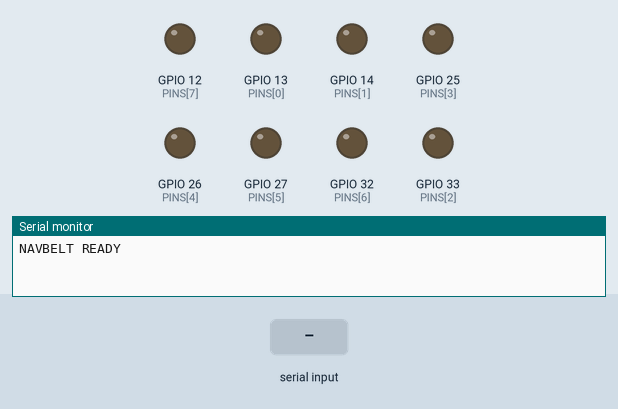
The sketch below on a simulated ESP32. On the bench: output pins drawn as LEDs (lit = HIGH), the last lines printed to the serial monitor. Dashed ring = blinking. The inputs (shaded band) are chosen by the test bench.

Above: at 1.2 s.
1.3 s: "TEST\n" received over Serial
At 1.5 s:
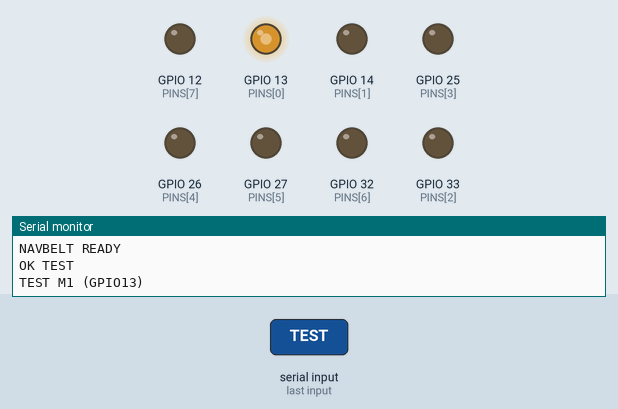
4.3 s: "ARRIVE\n" received over Serial
At 4.45 s:
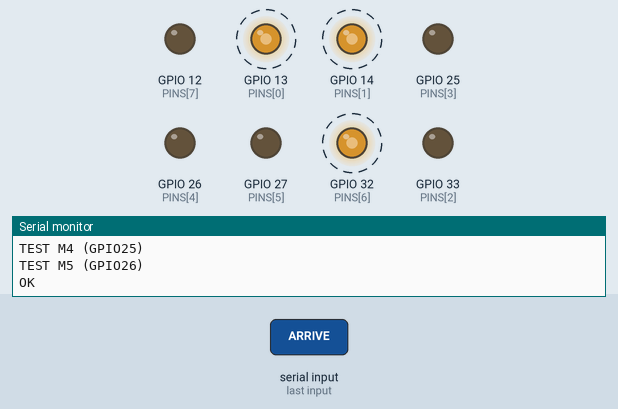
6.6 s: "SWEEP\n" received over Serial
At 8.7 s:
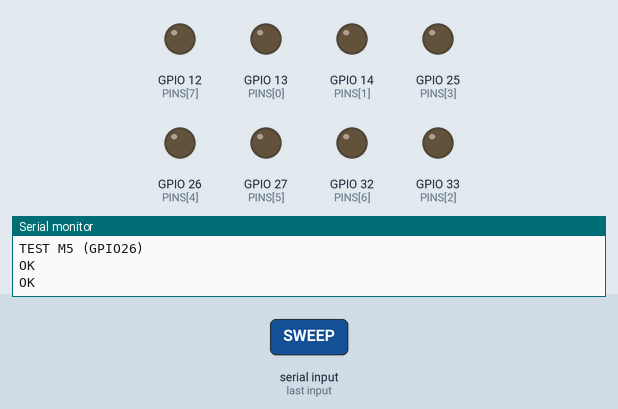
Timing chart, 0 to 10.2 s (numbered marks = the images above; inputs shaded):
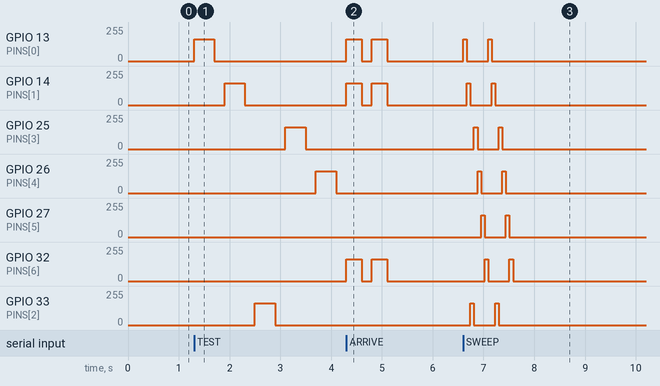

Measured:
- after the input at 1.3 s, GPIO 13 (PINS[0]): 0/255 → 164/255 at once, → 0/255 0.40 s later; GPIO 14 (PINS[1]): 0/255 → 164/255 after 0.60 s, → 0/255 0.40 s later
- after the input at 4.3 s, GPIO 12 (PINS[7]): stays LOW (without the input it goes to HIGH after 1.2 s); GPIO 13 (PINS[0]), GPIO 14 (PINS[1]): alternates 164/255 for 0.30 s and 0/255 for 0.20 s, 4 changes in all, then stays 0/255, starting at once; GPIO 27 (PINS[5]): stays 0/255 (without the input it goes to 164/255 after 0.00 s)
- after the input at 6.6 s, GPIO 13 (PINS[0]): alternates 164/255 for 0.07 s and 0/255 for 0.42 s, 4 changes in all, then stays 0/255, starting at once; GPIO 14 (PINS[1]): alternates 164/255 for 0.07 s and 0/255 for 0.42 s, 4 changes in all, then stays 0/255, starting after 0.07 s
- by itself, GPIO 32 (PINS[6]): alternates 164/255 for 0.30 s and 0/255 for 0.20 s, 4 changes in all, then stays 0/255

The sketch:

navbelt_fw.ino
```cpp
/*
  NavBelt ESP32 firmware  —  ESP32-WROOM-32 dev board -> ULN2803APG -> coin motors
  ---------------------------------------------------------------------------------
  Arduino IDE 2: Boards Manager -> install "esp32 by Espressif" -> Board: "ESP32 Dev Module"
  Serial: 115200 baud, one command per line (newline-terminated). Every command replies OK / ERR / data.

  COMMANDS
    PING               -> PONG
    TEST               -> buzzes M1..M8 one at a time (wiring check)
    M <1-8> <0-100> S  -> motor steady at that strength      e.g.  M 3 70 S
    M <1-8> <0-100> P4 -> motor pulsing at 4 Hz              e.g.  M 1 80 P6
    M <1-8> 0 S        -> that motor off
    ALL 0              -> everything off
    SWEEP              -> "STOP" pattern: fast pulse around the belt twice
    ARRIVE             -> "ARRIVED" pattern: two pulses on the front three motors
    WD 0  /  WD 1      -> turn the 500 ms safety watchdog off (for typing tests by hand) / on

  SAFETY: strength capped at 65 % (3 V motors on ~4 V), max 3 motors on at once,
          and if no command arrives for 500 ms all motors stop (watchdog).
*/
#include <Arduino.h>

const int NUM = 8;
// M1 front, M2 front-right, M3 right, M4 back-right, M5 back-left, M6 left, M7 front-left, M8 ring
// All on the SAME side of the ESP32 board (the side you leave uncovered on the breadboard).
const int PINS[NUM] = {13, 14, 33, 25, 26, 27, 32, 12};

const int   PWM_FREQ    = 20000;   // above hearing range
const int   PWM_BITS    = 8;       // 0..255
const float DUTY_CAP    = 0.65;    // 100 % command = 65 % real
const int   MAX_ON      = 3;
const unsigned long WATCHDOG_MS = 500;

struct Motor { int duty; float hz; bool on; };
Motor m[NUM];

enum Seq { NONE, SWEEP, ARRIVE, TESTSEQ };
Seq seq = NONE;
unsigned long seqStart = 0, lastCmd = 0;
int testLast = -1;
bool wdEnabled = true;
String buf;

void pwmAttach(int i) {
#if defined(ESP_ARDUINO_VERSION_MAJOR) && ESP_ARDUINO_VERSION_MAJOR >= 3
  ledcAttach(PINS[i], PWM_FREQ, PWM_BITS);
#else
  ledcSetup(i, PWM_FREQ, PWM_BITS);
  ledcAttachPin(PINS[i], i);
#endif
}

void pwmWrite(int i, int v) {
#if defined(ESP_ARDUINO_VERSION_MAJOR) && ESP_ARDUINO_VERSION_MAJOR >= 3
  ledcWrite(PINS[i], v);
#else
  ledcWrite(i, v);
#endif
}

int raw(int pct) { return (int)(constrain(pct, 0, 100) / 100.0f * DUTY_CAP * 255.0f); }

int activeCount() {
  int c = 0;
  for (int i = 0; i < NUM; i++) if (m[i].on) c++;
  return c;
}

void allOff() {
  for (int i = 0; i < NUM; i++) { m[i].duty = 0; m[i].hz = 0; m[i].on = false; pwmWrite(i, 0); }
  seq = NONE;
}

void startSeq(Seq s) { allOff(); seq = s; seqStart = millis(); testLast = -1; }

void handleLine(String s) {
  s.trim();
  if (s.length() == 0) return;
  lastCmd = millis();
  s.toUpperCase();

  if (s == "PING")   { Serial.println("PONG"); return; }
  if (s == "TEST")   { startSeq(TESTSEQ); Serial.println("OK TEST"); return; }
  if (s == "SWEEP")  { startSeq(SWEEP);   Serial.println("OK"); return; }
  if (s == "ARRIVE") { startSeq(ARRIVE);  Serial.println("OK"); return; }
  if (s.startsWith("ALL")) { allOff(); Serial.println("OK"); return; }
  if (s.startsWith("WD")) {
    wdEnabled = !s.endsWith("0");
    Serial.println(wdEnabled ? "OK watchdog ON" : "OK watchdog OFF");
    return;
  }
  if (s.startsWith("M")) {
    int n = 0, d = 0; char pat[8] = "S";
    int got = sscanf(s.c_str(), "M %d %d %7s", &n, &d, pat);
    if (got < 2 || n < 1 || n > NUM) { Serial.println("ERR usage: M <1-8> <0-100> S|P<hz>"); return; }
    int i = n - 1;
    seq = NONE;                                  // direct control cancels patterns
    if (d <= 0) { m[i].on = false; m[i].duty = 0; Serial.println("OK"); return; }
    if (!m[i].on && activeCount() >= MAX_ON) { Serial.println("ERR max 3 motors on"); return; }
    m[i].duty = d;
    m[i].hz   = (pat[0] == 'P') ? atof(pat + 1) : 0.0f;
    m[i].on   = true;
    Serial.println("OK");
    return;
  }
  Serial.println("ERR unknown command");
}

void setup() {
  Serial.begin(115200);
  for (int i = 0; i < NUM; i++) { pwmAttach(i); pwmWrite(i, 0); m[i] = {0, 0, false}; }
  lastCmd = millis();
  Serial.println("NAVBELT READY");
}

void loop() {
  while (Serial.available()) {
    char c = Serial.read();
    if (c == '\n') { handleLine(buf); buf = ""; }
    else if (c != '\r' && buf.length() < 64) buf += c;
  }

  unsigned long now = millis();
  if (seq == NONE && wdEnabled && activeCount() > 0 && now - lastCmd > WATCHDOG_MS) allOff();

  int out[NUM] = {0};
  if (seq == NONE) {
    for (int i = 0; i < NUM; i++) {
      if (!m[i].on) continue;
      bool phaseOn = (m[i].hz <= 0) || (fmodf(now / 1000.0f * m[i].hz, 1.0f) < 0.5f);
      out[i] = phaseOn ? raw(m[i].duty) : 0;
    }
  } else if (seq == SWEEP) {                       // 7 belt motors, 70 ms each, twice
    unsigned long t = now - seqStart; int step = t / 70;
    if (step >= 14) seq = NONE; else out[step % 7] = raw(100);
  } else if (seq == ARRIVE) {                      // front-left, front, front-right: 2 pulses
    unsigned long t = now - seqStart;
    if (t >= 1000) seq = NONE;
    else if ((t % 500) < 300) { out[6] = raw(100); out[0] = raw(100); out[1] = raw(100); }
  } else if (seq == TESTSEQ) {                     // each motor 400 ms on, 200 ms off
    unsigned long t = now - seqStart; int step = t / 600;
    if (step >= NUM) { seq = NONE; Serial.println("TEST DONE"); }
    else {
      if (step != testLast) { Serial.printf("TEST M%d (GPIO%d)\n", step + 1, PINS[step]); testLast = step; }
      if ((t % 600) < 400) out[step] = raw(100);
    }
  }
  for (int i = 0; i < NUM; i++) pwmWrite(i, out[i]);
}
```
